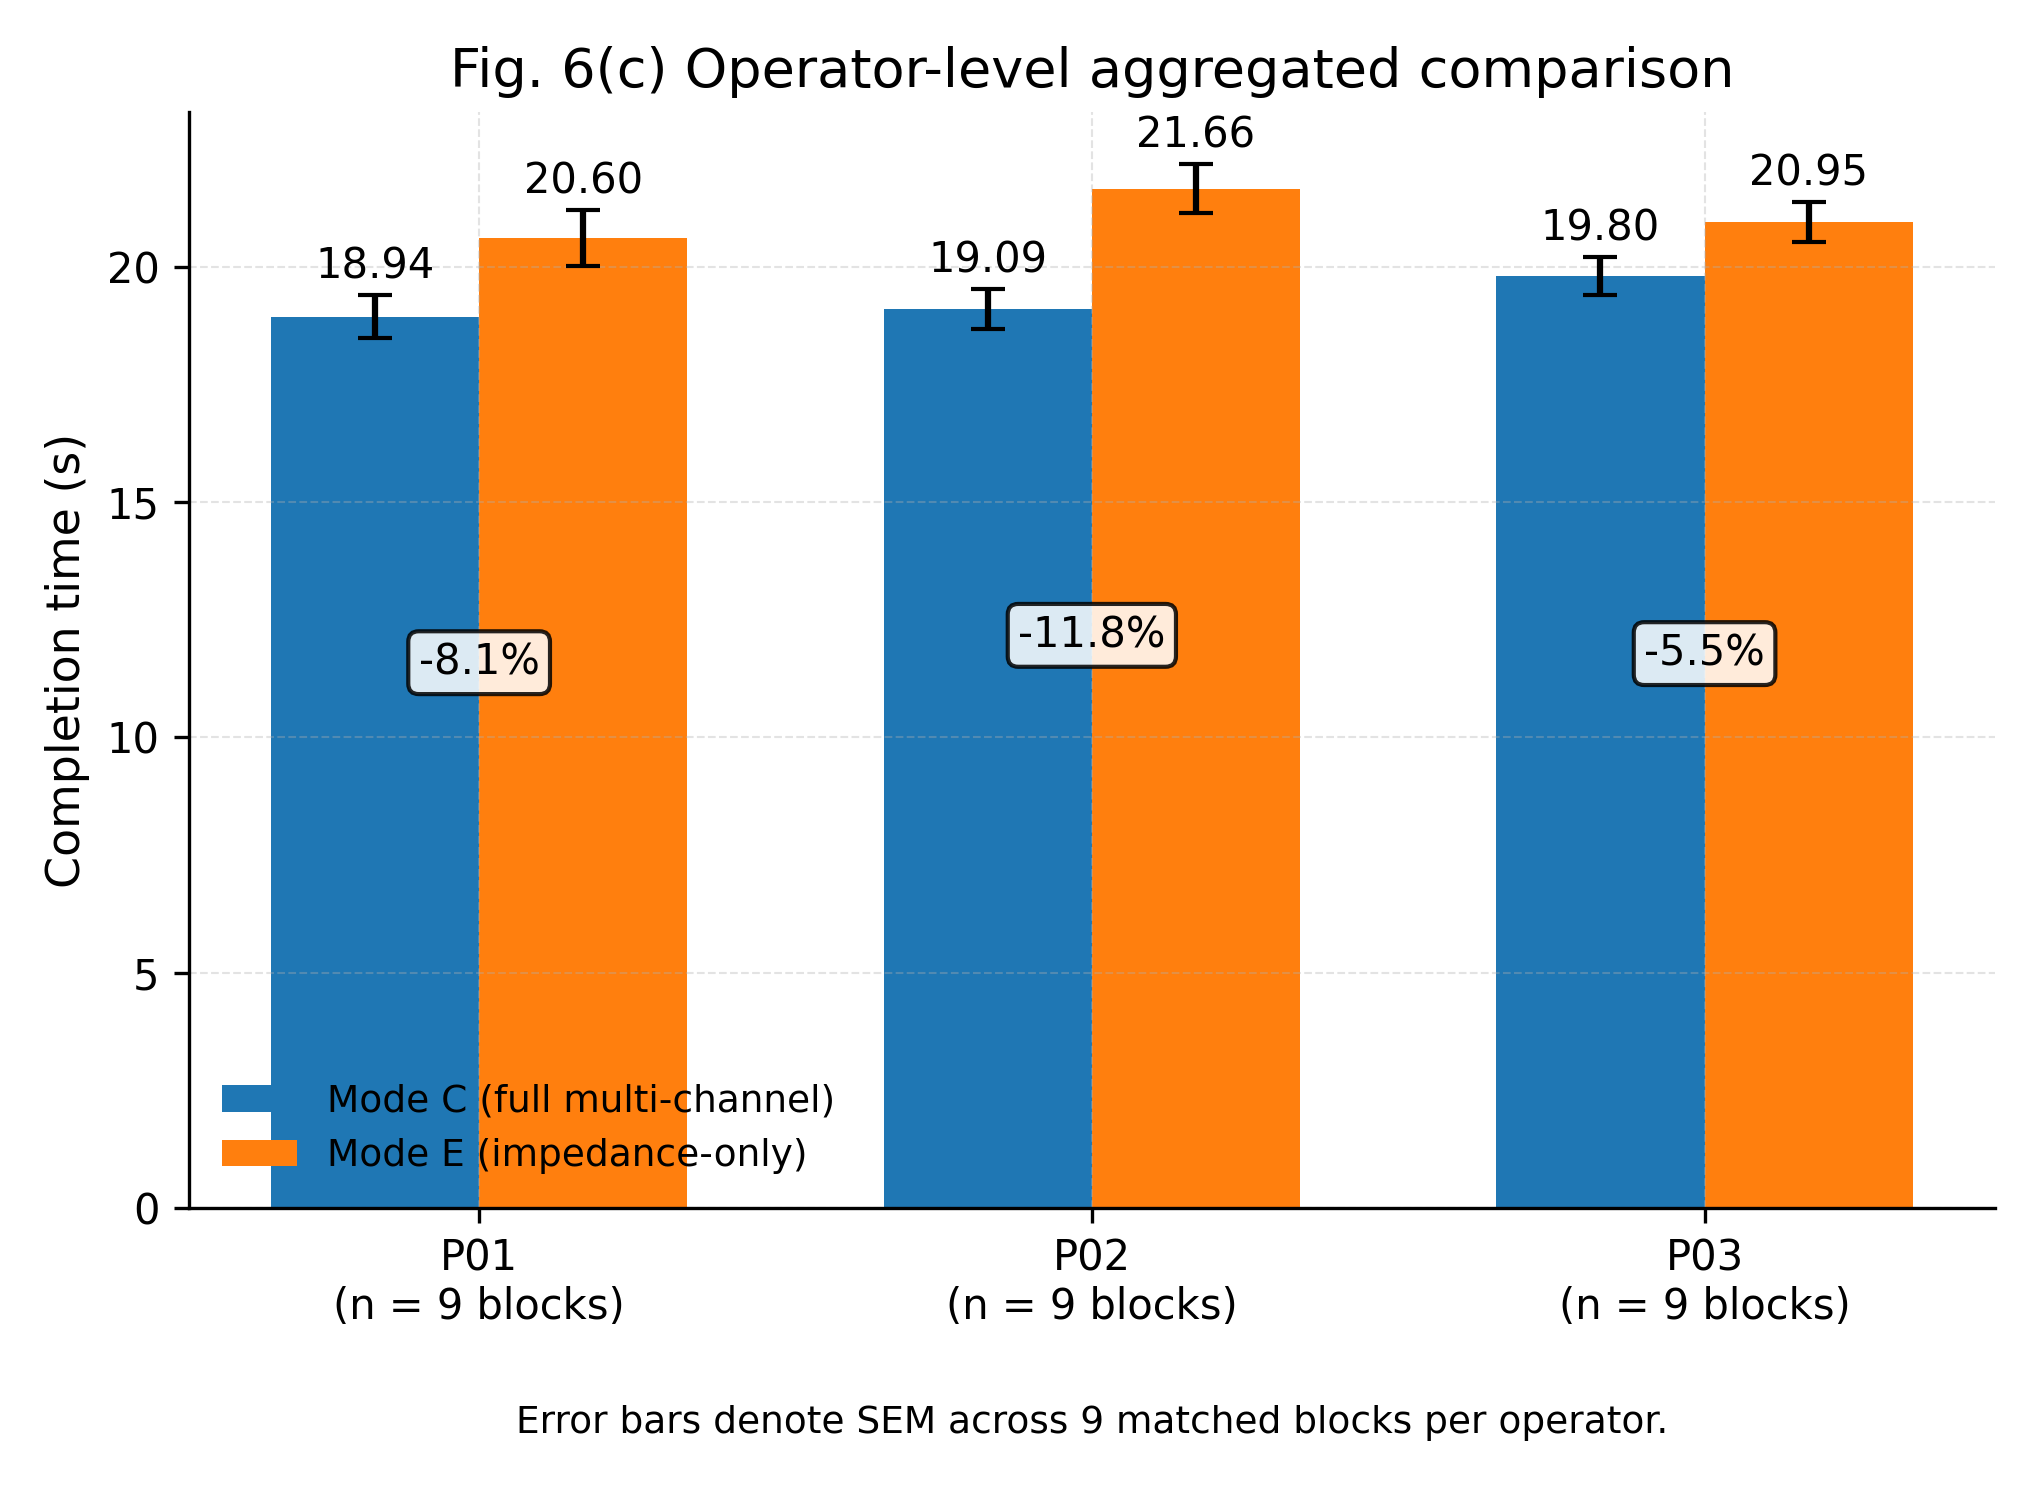

Write the Python code that produced this figure.
import pandas as pd
import numpy as np
import matplotlib.pyplot as plt

trial_file = r"../data/all_trials_135.csv"
df = pd.read_csv(trial_file)

pivot = (
    df.pivot_table(
        index=["operator", "group_num", "specific_object"],
        columns="mode",
        values="duration_s"
    )
    .reset_index()
)
pivot["delta"] = pivot["C"] - pivot["E"]

obj_map = {'瓶子 (bottle)': 'Bottle', '香蕉 (banana)': 'Banana', '苹果 (apple)': 'Apple', '鼠标 (mouse)': 'Mouse', '纸杯 (paper cup)': 'Paper cup', '剪刀 (scissors)': 'Scissors'}
pivot["object_en"] = pivot["specific_object"].map(obj_map)

rng = np.random.default_rng(42)

def clean_axes(ax):
    ax.spines["top"].set_visible(False)
    ax.spines["right"].set_visible(False)
    ax.tick_params(labelsize=10)
    ax.grid(True, linestyle="--", linewidth=0.5, alpha=0.35)

operator_means = pivot.groupby("operator")[["C", "E"]].mean()
operator_sems = pivot.groupby("operator")[["C", "E"]].sem()
operator_reduction = (operator_means["E"] - operator_means["C"]) / operator_means["E"] * 100

fig, ax = plt.subplots(figsize=(6.8, 5.0))
ops = ["P01", "P02", "P03"]
x = np.arange(len(ops))
w = 0.34
c_means = operator_means.loc[ops, "C"].to_numpy()
e_means = operator_means.loc[ops, "E"].to_numpy()
c_sems = operator_sems.loc[ops, "C"].to_numpy()
e_sems = operator_sems.loc[ops, "E"].to_numpy()

ax.bar(x - w/2, c_means, width=w, yerr=c_sems, capsize=4, label="Mode C (full multi-channel)")
ax.bar(x + w/2, e_means, width=w, yerr=e_sems, capsize=4, label="Mode E (impedance-only)")
for i, op in enumerate(ops):
    ax.text(x[i] - w/2, c_means[i] + c_sems[i] + 0.35, f"{c_means[i]:.2f}", ha="center", fontsize=10)
    ax.text(x[i] + w/2, e_means[i] + e_sems[i] + 0.35, f"{e_means[i]:.2f}", ha="center", fontsize=10)
    ax.text(x[i], max(c_means[i], e_means[i]) * 0.55, f"-{operator_reduction.loc[op]:.1f}%", ha="center", fontsize=10,
            bbox=dict(boxstyle="round,pad=0.25", facecolor="white", alpha=0.85))
ax.set_xticks(x)
ax.set_xticklabels([f"{op}\n(n = 9 blocks)" for op in ops])
ax.set_ylabel("Completion time (s)", fontsize=11)
ax.set_title("Fig. 6(c) Operator-level aggregated comparison", fontsize=13)
ax.legend(frameon=False, fontsize=9)
clean_axes(ax)
ax.text(0.5, -0.18, "Error bars denote SEM across 9 matched blocks per operator.",
        transform=ax.transAxes, ha="center", va="top", fontsize=9)
plt.tight_layout()
plt.savefig("Fig6_c_operator_aggregated_comparison.png", dpi=300)
plt.close()
print("Fig6(c) saved: Fig6_c_operator_aggregated_comparison.png")
